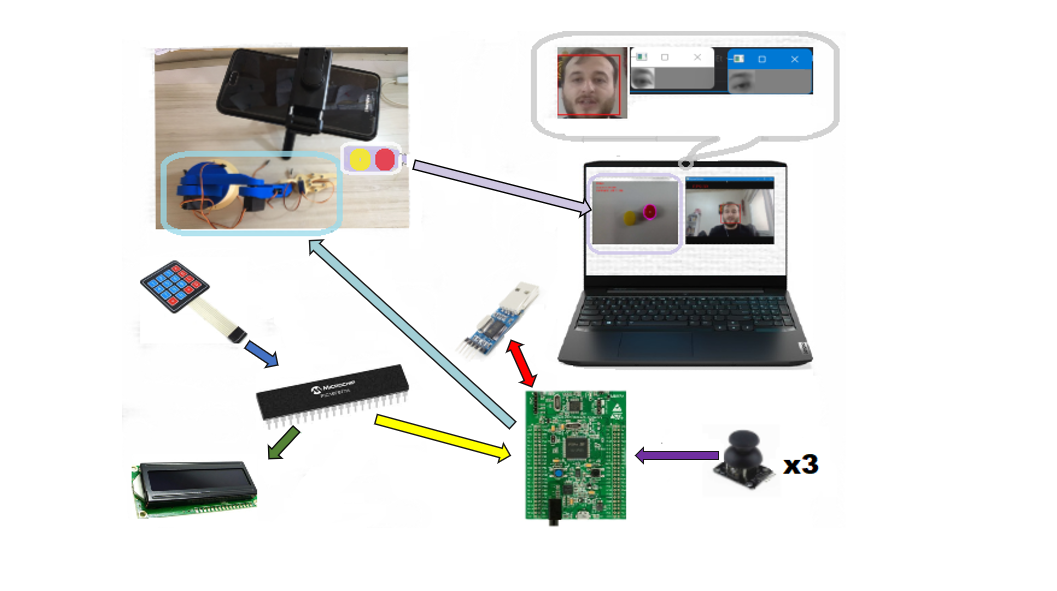
//> input picture tez şema.png, 1057 x 591 px, given in place of the camera
$ ./Kaynak   (built with g++ and OpenCV 4)
//> lines starting //> are read from the running program, lines starting //| are printed output that depends on the picture
// BitirmeProjesi.cpp : Bu dosya 'main' iþlevi içeriyor. Program yürütme orada baþlayýp biter.
//4.04.2022 Emre  Maltas

#include<iostream>
#include<opencv2/opencv.hpp>

using namespace std;
using namespace cv;

void islem_sec_ekrani();

VideoCapture IPcam;
VideoCapture PCcam;

Mat bilgisayar_kam_gri, bilgisayar_kam;
Mat ip_kam_gri, ip_kam;

int mavi1 = 0, yesil1 = 0, kirmizi1 = 0, mavi2 = 0, yesil2 = 0, kirmizi2 = 0;

int mavi1_gr = 0, yesil1_gr= 0, kirmizi1_gr = 0, mavi2_gr = 0, yesil2_gr = 0, kirmizi2_gr = 0;
int mavi1_gl = 0, yesil1_gl = 0, kirmizi1_gl = 0, mavi2_gl = 0, yesil2_gl = 0, kirmizi2_gl = 0;

string IP_Adresi = "http://192.168.1.102:8080/video", CaseCadeYuz = "haarcascade_frontalface_default.xml",
CaseCadeGoz = "haarcascade_lefteye_2splits.xml", CaseCadeGoz_sag = "haarcascade_righteye_2splits.xml ", t_penceresi = "TrackBar Penceresi";

uint8_t  sayac = 0;

void TrackBar_git()
{

	namedWindow(t_penceresi, WINDOW_AUTOSIZE);
	createTrackbar("Mavi1", t_penceresi, &mavi1, 255);
	createTrackbar("Yesil1", t_penceresi, &yesil1, 255);
	createTrackbar("Kirmizi1", t_penceresi, &kirmizi1, 255);
	createTrackbar("Mavi2", t_penceresi, &mavi2, 255);
	createTrackbar("Yesil2", t_penceresi, &kirmizi2, 255);
	createTrackbar("Kirmizi2", t_penceresi, &yesil2, 255);

}

// [12 lines left out: function IP_Kamera_Ayarlari, not called in this run]
void Bilgisayar_Kamerasý_Ayarlari()
{
	PCcam.open(0);
	if (!PCcam.isOpened())
	{
		cout << "Bilgisayar Kamerasi Acilmadi!!" << endl;
	}
	else if (PCcam.isOpened())
	{
		cout << "Bilgisayar Kamerasi Acildi!!" << endl;
	}
}


// [195 lines left out: functions renk_tespit_degeri_bul, robot_kontrol, not called in this run]

void goz_algilama()
{
	cout << "Lutfen goz algilama parametrelerini kaydedizi" << endl;

	TrackBar_git();
	Bilgisayar_Kamerasý_Ayarlari();

	Mat goz1, goz2, goz1_gri, goz2_gri,solGoz_t,sagGoz_t;
	CascadeClassifier gozBulma;
	gozBulma.load(CaseCadeGoz);

	CascadeClassifier gozBulma_sag;
	gozBulma_sag.load(CaseCadeGoz_sag);

	CascadeClassifier yuzBulma;
	yuzBulma.load(CaseCadeYuz);

	vector<Rect>bulunanGoz;
	vector<Rect>bulunanYuz;
	vector<Rect>bulunanGoz_sag;

	Mat yuzuCek_orj;

	while (true)
	{
		PCcam.read(bilgisayar_kam);
		cvtColor(bilgisayar_kam, bilgisayar_kam_gri, COLOR_BGR2GRAY);
		yuzBulma.detectMultiScale(bilgisayar_kam_gri, bulunanYuz);
		if (bulunanYuz.size() > 0)
		{
			Mat yuzuCek(bilgisayar_kam, Rect(bulunanYuz.at(0).x ,bulunanYuz.at(0).y,bulunanYuz.at(0).width,bulunanYuz.at(0).height / 1.5));
			yuzuCek.copyTo(yuzuCek_orj);

			cvtColor(yuzuCek, yuzuCek, COLOR_BGR2GRAY);

			gozBulma.detectMultiScale(yuzuCek, bulunanGoz);
			gozBulma_sag.detectMultiScale(yuzuCek, bulunanGoz_sag);

			GaussianBlur(yuzuCek, yuzuCek, Size(3, 3), 1);

			if (bulunanGoz.size()>0)
			{

				//rectangle(yuzuCek, bulunanGoz.at(0), Scalar(255, 0, 0), 2);
				if (sayac==0)
				{
					Mat solGoz(yuzuCek, bulunanGoz.at(0));

					inRange(solGoz, Scalar(mavi2, yesil2, kirmizi2), Scalar(mavi1, yesil1, kirmizi1), solGoz_t);

					resize(solGoz_t, solGoz_t, Size(640, 480));
					imshow("Sol Goz", solGoz);
					imshow("Sol Goz T", solGoz_t);

				}

			}

			if (bulunanGoz_sag.size() > 0 && sayac == 1)
			{
			//	rectangle(yuzuCek, bulunanGoz_sag.at(0), Scalar(0, 0, 0), 2);

				Mat sagGoz(yuzuCek, bulunanGoz_sag.at(0));
				inRange(sagGoz, Scalar(mavi2, yesil2, kirmizi2), Scalar(mavi1, yesil1, kirmizi1), sagGoz_t);
				resize(sagGoz_t, sagGoz_t, Size(640, 480));
				imshow("Sag Goz", sagGoz);
				imshow("Sag Goz T", sagGoz_t);
			}

			imshow("cekilen Yuz", yuzuCek);

		}

		imshow("Bilgisayar kamerasi", bilgisayar_kam_gri);
		imshow("Bilgisayar kamerasi2", bilgisayar_kam);
		if (waitKey(100) == 13)
		{
			if (sayac == 0)
			{
				sayac++;
				mavi1_gl = mavi1;  yesil1_gl = yesil1; kirmizi1_gl = kirmizi1;
				mavi2_gl = mavi2;  yesil2_gl = yesil2; kirmizi2_gl = kirmizi2;
				destroyWindow("Sol Goz");
				destroyWindow("Sol Goz T");


				cout << "mavi1_gl:" << mavi1_gl << "  " << "yesil1_gl:" << yesil1_gl << "  " << "kirmizi1_gl:" << kirmizi1_gl << endl<<endl;
				cout << "mavi2_gl:" << mavi2_gl << "  " << "yesil2_gr:" << yesil2_gl << "  " << "kirmizi2_gl:" << kirmizi2_gl << endl<<endl;

				cout << "\n\nSol Goz parametreleri l-kaydedildi\n\n" << endl;
			}
			else if (sayac == 1)
			{
				mavi1_gr = mavi1;  yesil1_gr = yesil1; kirmizi1_gr = kirmizi1;
				mavi2_gr = mavi2;  yesil2_gr = yesil2; kirmizi2_gr = kirmizi2;

				cout << "mavi1_gr:" << mavi1_gr <<"  " << "yesil1_gr:" << yesil1_gr << "   " << "kirmizi1_gr:" << kirmizi1_gr << endl<<endl;
				cout << "mavi2_gr:" << mavi2_gr << "  " << "yesil2_gr:" << yesil2_gr << "  " << "kirmizi2:" << kirmizi2_gr << endl<<endl;
				cout << "\n\nSag goz parametreleri kaydedildi\n\n" << endl;
				destroyAllWindows();
				sayac = 0;

				break;
			}

		}

	}

}

// [27 lines left out: function islem_sec_ekrani, not called in this run]
int main()
{
	cout << "\n\t********  Duzce Universitesi Biyomedikal Muhendisligi  ******** \n\n";
	cout << "IP Adresi Giriniz:";
	cin >> IP_Adresi;
//> the answer given: ../tez şema.png

	cout << "\n\nLutfen goz algilama parametrelerini ayarlayiniz!!\n\n" << endl;
	goz_algilama();
//> in goz_algilama, bilgisayar_kam is the input picture: 591 rows x 1057 cols, CV_8UC3; mean B, G, R 221.5, 222.7, 221.4
//> in goz_algilama, `cvtColor(bilgisayar_kam, bilgisayar_kam_gri, COLOR_BGR2GRAY);`:
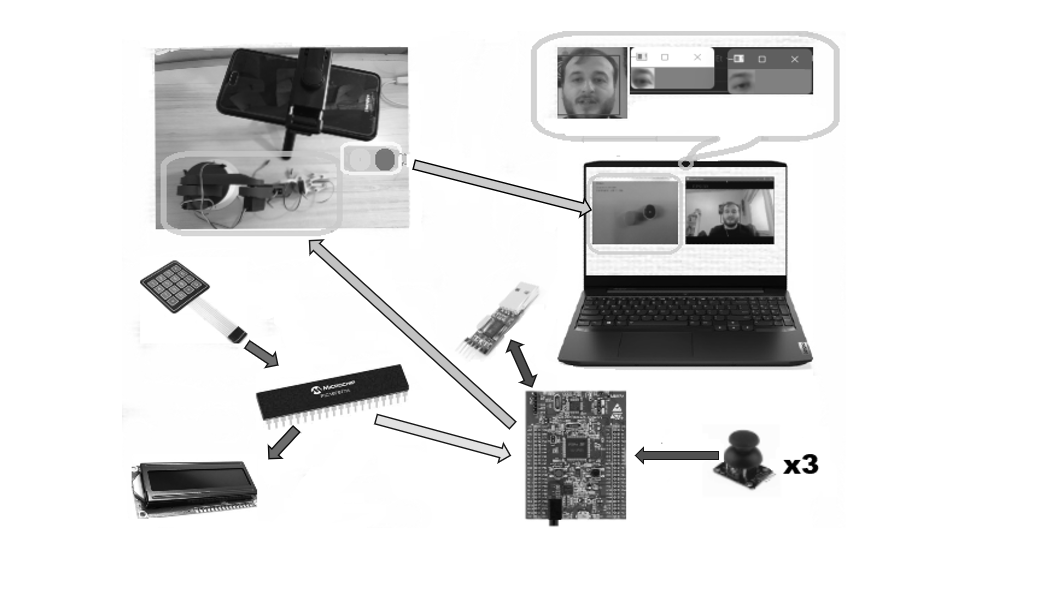
//> bilgisayar_kam_gri: 591 rows x 1057 cols, CV_8UC1; min 0, max 255, mean 222.2
//> in goz_algilama, `yuzBulma.detectMultiScale(bilgisayar_kam_gri, bulunanYuz);`: bulunanYuz = 1 Rect (x, y, width, height): [557, 55, 62, 62]
//> in goz_algilama, `Mat yuzuCek(bilgisayar_kam, Rect(bulunanYuz.at(0).x ,bulunanYuz.at(0)...`:
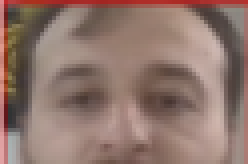
//> yuzuCek: 41 rows x 62 cols, CV_8UC3 (shown 4 times larger); mean B, G, R 108.1, 117.3, 144
//> in goz_algilama, `cvtColor(yuzuCek, yuzuCek, COLOR_BGR2GRAY);`:
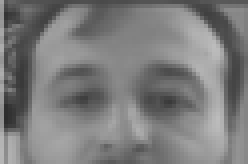
//> yuzuCek: 41 rows x 62 cols, CV_8UC1 (shown 4 times larger); min 45, max 188, mean 124.3
//> in goz_algilama, `gozBulma.detectMultiScale(yuzuCek, bulunanGoz);`: bulunanGoz = 1 Rect (x, y, width, height): [32, 12, 21, 21]
//> (the run ends here: the program stops with an error, at `gozBulma_sag.detectMultiScale(yuzuCek, bulunanGoz_sag);`)
